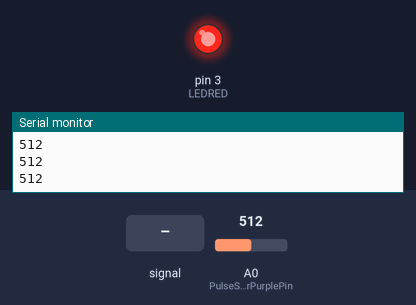
Recording of a sketch running on a simulated Arduino Uno, built with avr-gcc and run on an emulated ATmega328P. Parts: output pins drawn as LEDs (lit = HIGH), the last lines printed to the serial monitor. Inputs (shaded band) come from the test bench; at power-on: A0 (PulseSensorPurplePin) = 512.

Above: at 1.2 s.
1.3 s: A0 (PulseSensorPurplePin) set to 361
2.8 s: A0 (PulseSensorPurplePin) set to 336
At 3.22 s:
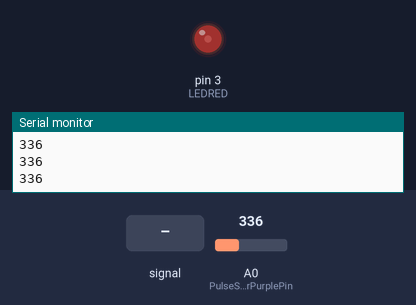
At 4.1 s:
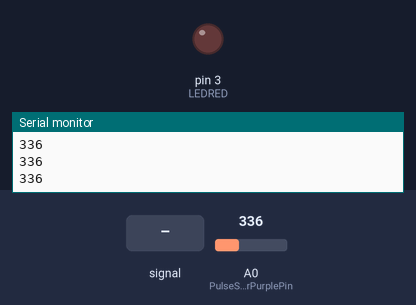
4.8 s: A0 (PulseSensorPurplePin) fed a 200 Hz sine of ±81 counts around its level
At 5.17 s:
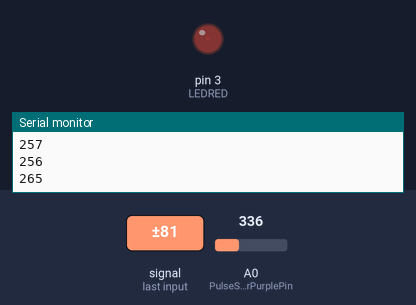
7.8 s: A0 (PulseSensorPurplePin) fed a 1000 Hz sine of ±255 counts around its level
10.8 s: A0 (PulseSensorPurplePin) set to 306
Timing chart, 0 to 13.3 s (numbered marks = the images above; inputs shaded):
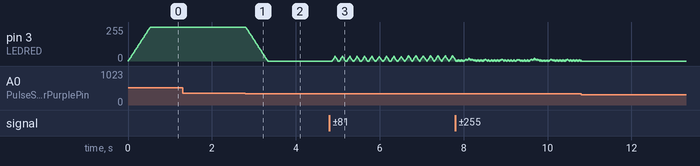

The sketch:

WearableSensing.ino
```cpp
/*  Here is a link to the tutorial
 *  https://pulsesensor.com/pages/code-and-guide
 *  https://www.youtube.com/watch?v=RbB8NSRa5X4
*/

int PulseSensorPurplePin = A0;
int LEDRED = 3;
int Signal;
int Threshold = 350;
int brightness = 0;
int fadeAmount = 5; //how many points to fade the LED by


// The SetUp Function:
void setup() {
  pinMode(LEDRED, OUTPUT);
   Serial.begin(9600);         // Set's up Serial Communication at certain speed.

}

// The Main Loop Function
void loop() {

  Signal = analogRead(PulseSensorPurplePin);  // Read the PulseSensor's value.

  Serial.println(Signal);                    // Send the Signal value to Serial Plotter.


if(Signal > Threshold){
  analogWrite(LEDRED,brightness);
  brightness = brightness + fadeAmount;
  if(brightness >= 255){
    brightness = 255;
  }

}else{
    analogWrite(LEDRED,brightness);
    brightness = brightness - fadeAmount;
    if(brightness <= 0){
      brightness = 0;
    }

}
   delay(10);

}
```

Measured:
- the behaviour switches between 351 and 350 on A0 (PulseSensorPurplePin) (found by bisection; images 0 and 1)
- after the input at 2.8 s, pin 3 (LEDRED): moves from 255/255 to 0/255 over 0.51 s, starting at once
- after the input at 10.8 s, pin 3 (LEDRED): stops changing and stays 0/255
